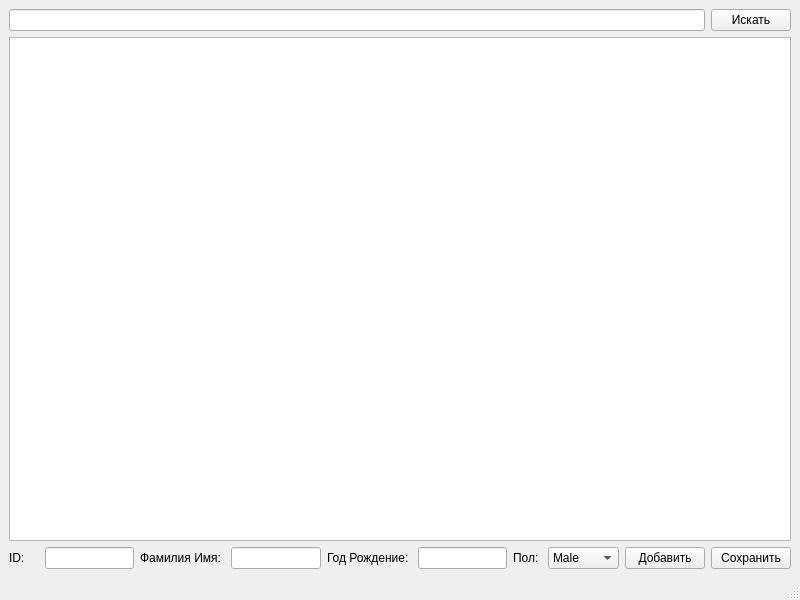
<?xml version="1.0" encoding="UTF-8"?>
<ui version="4.0">
 <class>MainWindow</class>
 <widget class="QMainWindow" name="MainWindow">
  <property name="enabled">
   <bool>true</bool>
  </property>
  <property name="geometry">
   <rect>
    <x>0</x>
    <y>0</y>
    <width>800</width>
    <height>600</height>
   </rect>
  </property>
  <property name="windowTitle">
   <string>MainWindow</string>
  </property>
  <property name="windowOpacity">
   <double>5.000000000000000</double>
  </property>
  <widget class="QWidget" name="centralwidget">
   <layout class="QVBoxLayout" name="verticalLayout">
    <item>
     <layout class="QHBoxLayout" name="horizontalLayout_2">
      <item>
       <widget class="QLineEdit" name="editSearch">
        <property name="text">
         <string/>
        </property>
       </widget>
      </item>
      <item>
       <widget class="QPushButton" name="ButtonFind">
        <property name="text">
         <string>Искать</string>
        </property>
       </widget>
      </item>
     </layout>
    </item>
    <item>
     <widget class="QTextBrowser" name="textBrowser">
      <property name="autoFormatting">
       <set>QTextEdit::AutoNone</set>
      </property>
     </widget>
    </item>
    <item>
     <layout class="QHBoxLayout" name="horizontalLayout">
      <item>
       <widget class="QLabel" name="label">
        <property name="minimumSize">
         <size>
          <width>30</width>
          <height>20</height>
         </size>
        </property>
        <property name="text">
         <string>ID: </string>
        </property>
       </widget>
      </item>
      <item>
       <widget class="QLineEdit" name="editId"/>
      </item>
      <item>
       <widget class="QLabel" name="label_2">
        <property name="text">
         <string>Фамилия Имя: </string>
        </property>
       </widget>
      </item>
      <item>
       <widget class="QLineEdit" name="editName"/>
      </item>
      <item>
       <widget class="QLabel" name="label_3">
        <property name="text">
         <string>Год Рождение: </string>
        </property>
       </widget>
      </item>
      <item>
       <widget class="QLineEdit" name="editBrth"/>
      </item>
      <item>
       <widget class="QLabel" name="label_4">
        <property name="text">
         <string>Пол: </string>
        </property>
       </widget>
      </item>
      <item>
       <widget class="QComboBox" name="comboBox">
        <item>
         <property name="text">
          <string>Male</string>
         </property>
        </item>
        <item>
         <property name="text">
          <string>Female</string>
         </property>
        </item>
       </widget>
      </item>
      <item>
       <widget class="QPushButton" name="buttonAdd">
        <property name="text">
         <string>Добавить</string>
        </property>
       </widget>
      </item>
      <item>
       <widget class="QPushButton" name="buttonSave">
        <property name="text">
         <string>Сохранить</string>
        </property>
       </widget>
      </item>
     </layout>
    </item>
   </layout>
  </widget>
  <widget class="QMenuBar" name="menubar">
   <property name="geometry">
    <rect>
     <x>0</x>
     <y>0</y>
     <width>800</width>
     <height>21</height>
    </rect>
   </property>
  </widget>
  <widget class="QStatusBar" name="statusbar"/>
 </widget>
 <resources/>
 <connections>
  <connection>
   <sender>ButtonFind</sender>
   <signal>clicked()</signal>
   <receiver>MainWindow</receiver>
   <slot>findEmploye()</slot>
   <hints>
    <hint type="sourcelabel">
     <x>732</x>
     <y>49</y>
    </hint>
    <hint type="destinationlabel">
     <x>634</x>
     <y>22</y>
    </hint>
   </hints>
  </connection>
  <connection>
   <sender>buttonAdd</sender>
   <signal>clicked()</signal>
   <receiver>MainWindow</receiver>
   <slot>addEmploye()</slot>
   <hints>
    <hint type="sourcelabel">
     <x>653</x>
     <y>554</y>
    </hint>
    <hint type="destinationlabel">
     <x>621</x>
     <y>575</y>
    </hint>
   </hints>
  </connection>
  <connection>
   <sender>buttonSave</sender>
   <signal>clicked()</signal>
   <receiver>MainWindow</receiver>
   <slot>saveEmploye()</slot>
   <hints>
    <hint type="sourcelabel">
     <x>756</x>
     <y>557</y>
    </hint>
    <hint type="destinationlabel">
     <x>746</x>
     <y>572</y>
    </hint>
   </hints>
  </connection>
 </connections>
 <slots>
  <slot>findEmploye()</slot>
  <slot>addEmploye()</slot>
  <slot>saveEmploye()</slot>
 </slots>
</ui>
